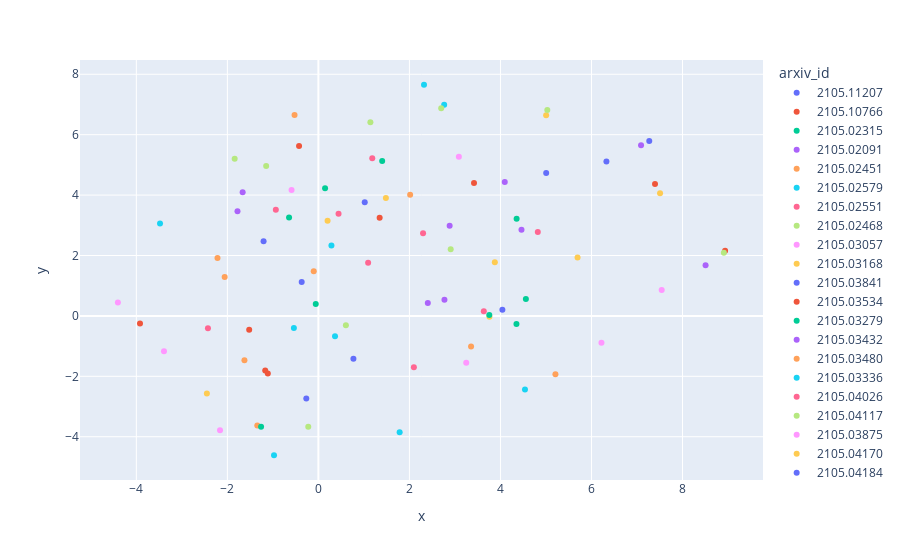

Notebook cell for this chart:
### Code cell
# Initialize empty lists
all_embeddings = []
all_arxiv_ids = []
all_nugget_answers = []
all_nugget_questions = []

# Iterate over dataset to collect all embeddings and corresponding arxiv_id
for arxiv_id, data in dataset.items():
    for block in data['blocks']:
        for nugget in block.get("nuggets", []):
            all_embeddings.append(np.array(nugget['embedding']))
            all_arxiv_ids.append(arxiv_id) 
            all_nugget_answers.append(nugget['answer'])
            all_nugget_questions.append(nugget['question'])
            break

# Convert lists to numpy arrays
all_embeddings = np.array(all_embeddings)
all_arxiv_ids = np.array(all_arxiv_ids)
all_nugget_answers = np.array(all_nugget_answers)
all_nugget_questions = np.array(all_nugget_questions)
# Compute t-SNE
tsne = TSNE(n_components=2, random_state=0,init="pca")
tsne_embeddings = tsne.fit_transform(all_embeddings)

# Create a DataFrame to hold t-SNE, arxiv_id and nugget_answers
df = pd.DataFrame({
    'x': tsne_embeddings[:, 0],
    'y': tsne_embeddings[:, 1],
    'arxiv_id': all_arxiv_ids,
    'nugget_question': all_nugget_questions,
    'nugget_answer': all_nugget_answers
})

# Plot with plotly
fig = px.scatter(df, x='x', y='y', color='arxiv_id', hover_data=['nugget_answer', 'nugget_question'])
fig.show()
